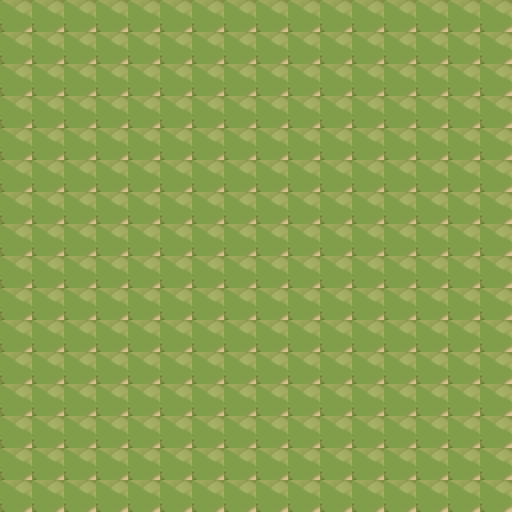

This game map was drawn from its Tiled (.tmx) file and the tilesets committed beside it. A one-line description and the full map source follow:
An orthogonal 16x16 tile map with 32x32 px tiles, 1 tile layer (Tile Layer 6).

<map version="1.0" orientation="orthogonal" renderorder="right-down" width="16" height="16" tilewidth="32" tileheight="32" nextobjectid="1">
 <tileset firstgid="1" source="tiled_file/tsx_2024-03-03_17-27-14_2489.tsx" />
 <layer name="Tile Layer 6" width="16" height="16">
 <data encoding="csv">
            18,18,18,18,18,18,18,18,18,18,18,18,18,18,18,18,
            18,18,18,18,18,18,18,18,18,18,18,18,18,18,18,18,
            18,18,18,18,18,18,18,18,18,18,18,18,18,18,18,18,
            18,18,18,18,18,18,18,18,18,18,18,18,18,18,18,18,
            18,18,18,18,18,18,18,18,18,18,18,18,18,18,18,18,
            18,18,18,18,18,18,18,18,18,18,18,18,18,18,18,18,
            18,18,18,18,18,18,18,18,18,18,18,18,18,18,18,18,
            18,18,18,18,18,18,18,18,18,18,18,18,18,18,18,18,
            18,18,18,18,18,18,18,18,18,18,18,18,18,18,18,18,
            18,18,18,18,18,18,18,18,18,18,18,18,18,18,18,18,
            18,18,18,18,18,18,18,18,18,18,18,18,18,18,18,18,
            18,18,18,18,18,18,18,18,18,18,18,18,18,18,18,18,
            18,18,18,18,18,18,18,18,18,18,18,18,18,18,18,18,
            18,18,18,18,18,18,18,18,18,18,18,18,18,18,18,18,
            18,18,18,18,18,18,18,18,18,18,18,18,18,18,18,18,
            18,18,18,18,18,18,18,18,18,18,18,18,18,18,18,18
        </data>
 </layer>
 </map>
